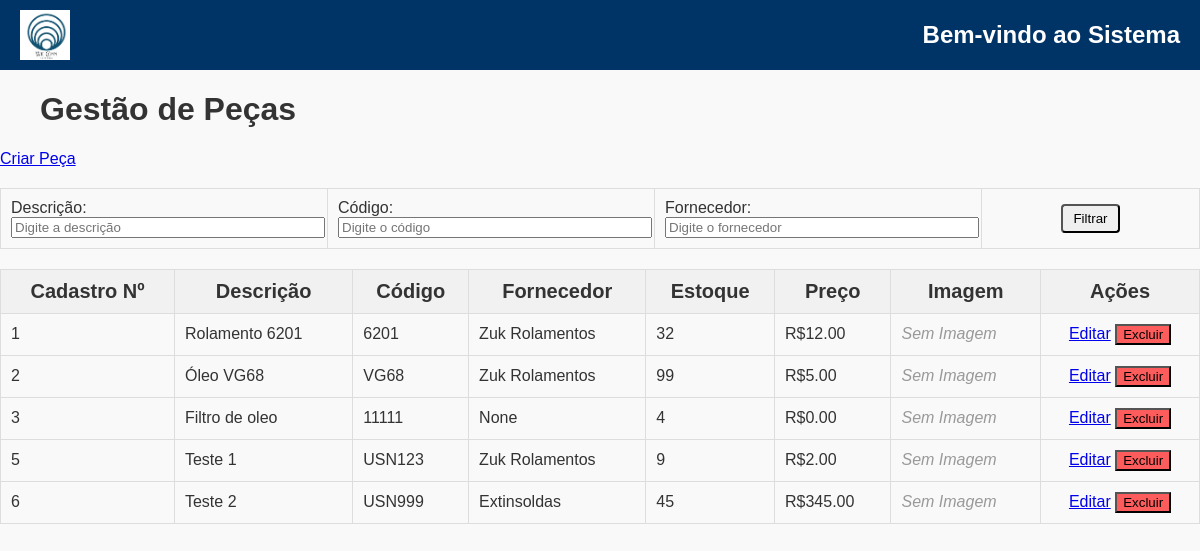
Screenshot of /cadEstoque/ (signed in) with the database file from the repository.
### cadEstoque/models.py (models this page shows, shortened)
class Pecas(models.Model):
    descricao = models.CharField(max_length=255)
    codigo = models.CharField(max_length=100)
    estoque_minimo = models.IntegerField(default=0)
    estoque_atual = models.IntegerField(default=0)
    preco =  models.DecimalField(max_digits=10, decimal_places=2, default=0)
    unidade_medida = models.CharField(max_length=20)  # kg, unidade, metro, etc
    localizacao = models.CharField(max_length=100, help_text="Localização física no estoque")
    data_ultima_compra = models.DateField(null=True)
    vida_util = models.IntegerField(null=True, help_text="Vida útil em dias")
    fornecedor = models.ForeignKey(
        'CadFornecedor.Fornecedor',  # Relaciona ao modelo Fornecedor do app CadFornecedor
        on_delete=models.SET_NULL,
        related_name='pecas',
        null=True,
        blank=True
    )
    orcamentos = models.FileField(upload_to='orcamentos/', blank=True, null=True)
    foto = models.ImageField(upload_to='fotos_pecas/', null=True, blank=True)
    observacoes = models.TextField(null=True, blank=True)

### CadFornecedor/models.py (models this page shows)
class Fornecedor(models.Model):
    fornecedor = models.CharField(max_length=200)
    fornecedor_fone = models.CharField(max_length=200)
    fornecedor_site = models.CharField(max_length=200, null=True, blank=True)
    fornecedor_email = models.CharField(max_length=200, null=True, blank=True)
    rua = models.CharField(max_length=200, null=True, blank=True)
    numero = models.CharField(max_length=20, null=True, blank=True)
    bairro = models.CharField(max_length=20, null=True, blank=True)
    cidade = models.CharField(max_length=200, null=True, blank=True)
    cep = models.CharField(max_length=200, null=True, blank=True)
    estado = models.CharField(max_length=200, null=True, blank=True)
    contato = models.CharField(max_length=200, null=True, blank=True)
    cnpj = models.CharField(max_length=200, null=True, blank=True)
    inscricao_estadual = models.CharField(max_length=50, null=True, blank=True)
    prazo_entrega_medio = models.IntegerField(null=True, help_text="Prazo médio em dias")
    observacoes = models.TextField(null=True, blank=True)
    def __str__(self):
        return self.fornecedor

### cadEstoque/views.py (the view)
# urls.py: path('cadEstoque/', teste, name='cadEstoque'),
@login_required
def teste(request):
    pecas = Pecas.objects.all()
    fornecedor_id = request.POST.get('fornecedor')
    descricao = request.GET.get('descricao')
    codigo = request.GET.get('codigo')
    if descricao or codigo:
        request.session['descricao'] = descricao
        request.session['codigo'] = codigo
        return redirect('cadEstoque')  # Redireciona para limpar os campos da URL
    descricao = request.session.get('descricao')
    codigo = request.session.get('codigo')
    if descricao:
        pecas = pecas.filter(descricao__icontains=descricao)
    if codigo:
        pecas = pecas.filter(codigo__icontains=codigo)
    for peca in pecas:
        peca.foto_url = peca.foto.url if peca.foto else None
    request.session.pop('descricao', None)
    request.session.pop('codigo', None)
    return render(request, 'teste.html', {'pecas': pecas})

### cadEstoque/templates/teste.html (shortened to what this page needs)
{% extends 'base.html' %}
{% load static %}
{% block content %}
<link rel="stylesheet" href="https://maxcdn.bootstrapcdn.com/font-awesome/4.7.0/css/font-awesome.min.css">
<div class="content-container">
    <div class="top-side">
        <h1 style="text-align: left; margin-left: 40px;">Gestão de Peças</h1>
        <a href="{% url 'cria_peca' %}" class="custom-button">Criar Peça</a>
    </div>
    <table class="tabela-sem-divisoes" style="border: none">
        <form method="get">
            <td style="width: 15%">
                <div>
                    <label for="descricao">Descrição:</label>
                    <input type="text" name="descricao" id="descricao" placeholder="Digite a descrição" value="{{ request.GET.descricao }}">
                </div>
            </td>
            <td style="width: 15%">
                <div>
                    <label for="codigo">Código:</label>
                    <input type="text" name="codigo" id="codigo" placeholder="Digite o código" value="{{ request.GET.codigo }}">
                </div>
            </td>
            <td style="width: 15%">
                <div>
                    <label for="fornecedor">Fornecedor:</label>
                    <input type="text" name="fornecedor" id="fornecedor" placeholder="Digite o fornecedor" value="{{ request.GET.fornecedor }}">
                </div>
            </td>
            <td style="width: 10%;">
                <div style="text-align: center;">
                    <button type="submit" class="btn btn-primary">Filtrar</button>
                </div>
            </td>
        </form>
    </table>
    <table border="1">
        <thead>
            <tr>
                <th>Cadastro Nº</th>
                <th>Descrição</th>
                <th>Código</th>
                <th>Fornecedor</th>
                <th>Estoque</th>
                <th>Preço</th>
                <th>Imagem</th>
                <th>Ações</th>
            </tr>
        </thead>
        <tbody>
            {% for peca in pecas %}
            <tr>
                <td>{{ peca.id }}</td>
                <td>{{ peca.descricao|truncatechars:50 }}</td>
                <td>{{ peca.codigo }}</td>
                <td>{{ peca.fornecedor }}</td>
                <td>{{ peca.estoque_atual }}</td>
                <td>R${{ peca.preco }}</td>
                <td>
                    {% if peca.foto %}
                        <a href="{{ request.scheme }}://{{ request.get_host }}{{ peca.foto_url }}" target="_blank">
                            <img src="{{ request.scheme }}://{{ request.get_host }}{{ peca.foto_url }}" style="width: 50px; height: 50px; object-fit: cover;">
                        </a>
                    {% else %}
                        <span style="color: #999; font-style: italic;">Sem Imagem</span>
                    {% endif %}
                </td>
                <td style="text-align: center;">
                    <a href="{% url 'editar_peca' peca.id %}" class="custom-button table-button">Editar</a>
                    <form method="post" action="{% url 'excluir_peca' peca.id %}" style="display:inline;" onsubmit="return confirmDelete();">
                        <button type="submit" class="custom-button table-button delete-button">Excluir</button>
                    </form>
                </td>
            </tr>
            {% endfor %}
        </tbody>
    </table>
</div>
{% endblock %}

### gestaoOS/static/css/style.css (style rules this page uses)
body { font-family: Garamond, sans-serif; margin: 0; padding: 0; background-color: #f9f9f9; color: #333; }
.btn { padding: 5px 10px; text-decoration: none; border-radius: 4px; transition: background-color 0.3s; }
table { width: 100%; border-collapse: collapse; margin-top: 20px; }
table, th, td { border: 1px solid #ddd; }
th, td { padding: 10px; text-align: left; }
th { background-color: #f1f1f1; }
tr:nth-child(even) { background-color: #f9f9f9; }
input, select, textarea { width: 100%; }

### cadEstoque/templates/teste.html (style rules this page uses)
.content-container th { font-size: 20px; text-align: center; }
.content-container .delete-button { background-color: rgb(253, 92, 92); }

### rows the page displays
Pecas: id "1", descricao "Rolamento 6201", codigo "6201", fornecedor "Zuk Rolamentos", estoque_atual "32", preco "12.00", foto "Sem Imagem"
Pecas: id "2", descricao "Óleo VG68", codigo "VG68", fornecedor "Zuk Rolamentos", estoque_atual "99", preco "5.00", foto "Sem Imagem"
Pecas: id "3", descricao "Filtro de oleo", codigo "11111", fornecedor "None", estoque_atual "4", preco "0.00", foto "Sem Imagem"
Pecas: id "5", descricao "Teste 1", codigo "USN123", fornecedor "Zuk Rolamentos", estoque_atual "9", preco "2.00", foto "Sem Imagem"
Pecas: id "6", descricao "Teste 2", codigo "USN999", fornecedor "Extinsoldas", estoque_atual "45", preco "345.00", foto "Sem Imagem"
